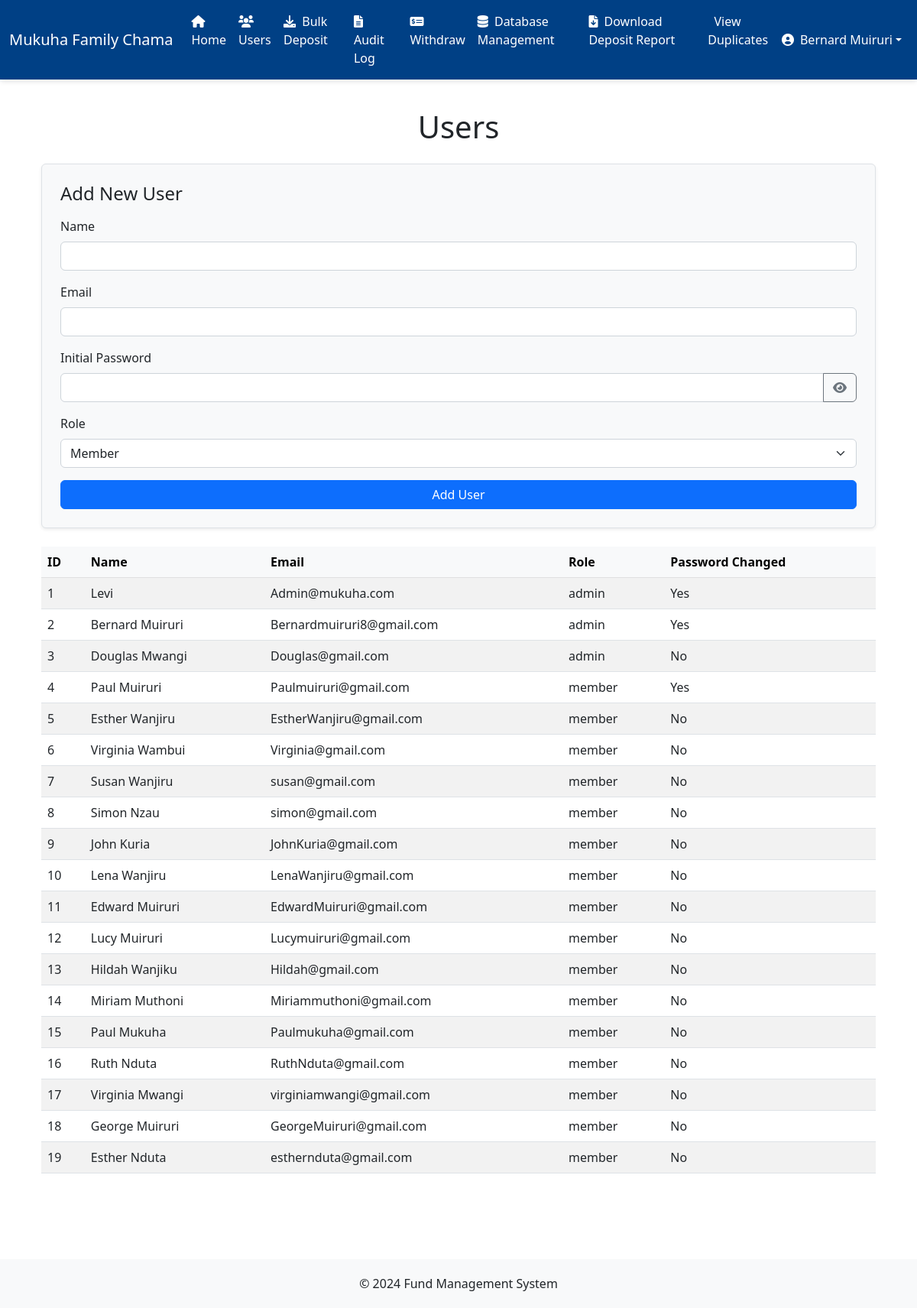
The app's page /users (signed in), older data.
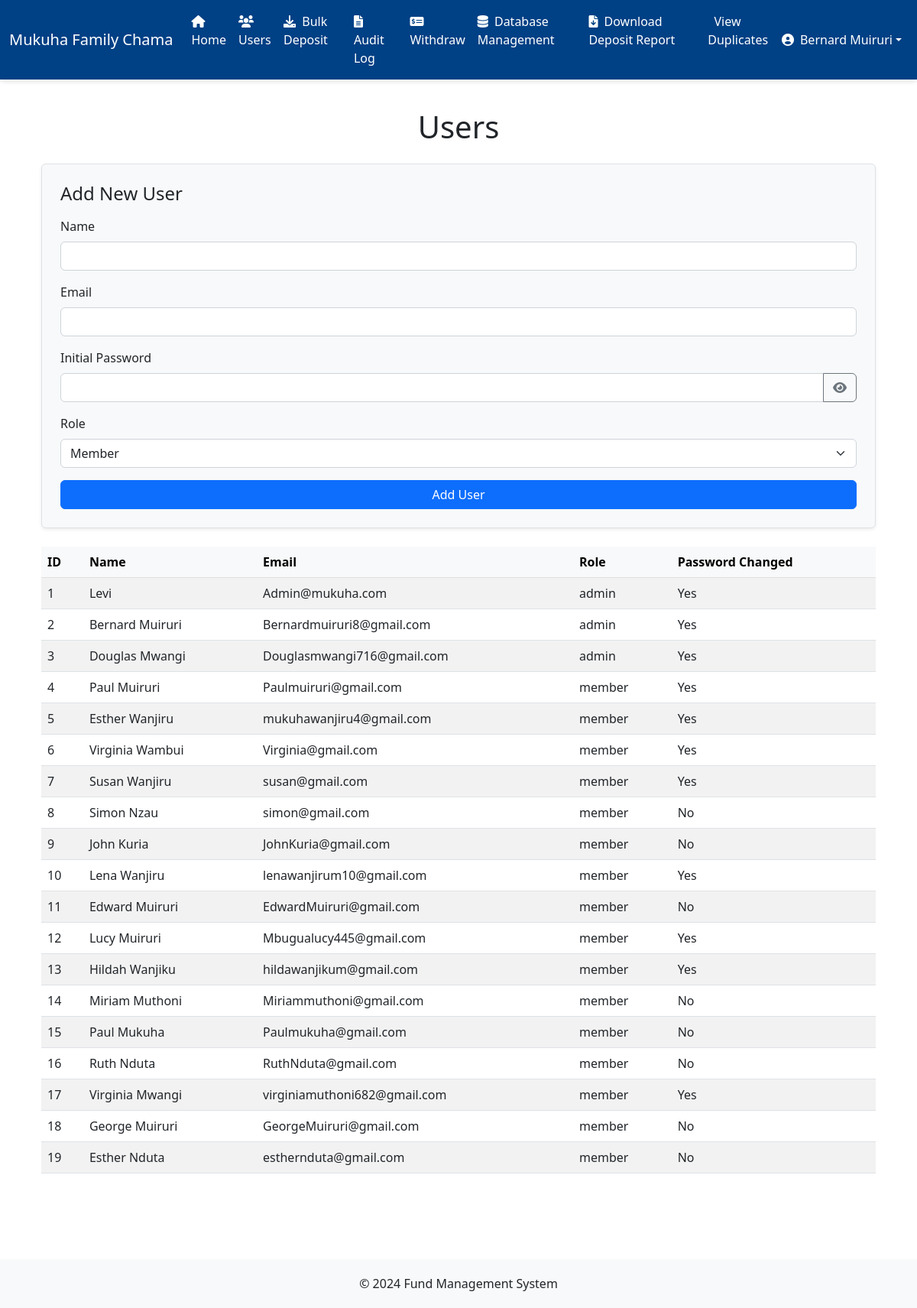
The same page, newer data.
### app.py (models this page shows, shortened)
class User(db.Model):
    id = db.Column(db.Integer, primary_key=True)
    name = db.Column(db.String(80), nullable=False)
    email = db.Column(db.String(120), unique=True, nullable=False)
    password = db.Column(db.String(255), nullable=False)
    role = db.Column(db.String(20), nullable=False, default='member')
    is_password_changed = db.Column(db.Boolean, default=False)
    deposits = db.relationship('Deposit', backref='user', lazy='dynamic')
    withdrawals = db.relationship('Withdrawal', backref='user', lazy='dynamic')

### app.py (the view, shortened to what this page needs)
@app.route('/users', methods=['GET', 'POST'])
@login_required
@admin_required
def users():
    users = User.query.all()
    return render_template('users.html', users=users)

### app.py (called while the page is built)
def login_required(f):
    @wraps(f)
    def decorated_function(*args, **kwargs):
        if 'user_id' not in session:
            return redirect(url_for('login', next=request.url))
        return f(*args, **kwargs)
    return decorated_function

def admin_required(f):
    @wraps(f)
    def decorated_function(*args, **kwargs):
        user = User.query.get(session['user_id'])
        if not user or user.role != 'admin':
            flash('You need to be an admin to access this page.', 'danger')
            return redirect(url_for('index'))
        return f(*args, **kwargs)
    return decorated_function

@app.context_processor
def inject_user():
    if 'user_id' in session:
        user = User.query.get(session['user_id'])
        return dict(current_user=user)
    return dict(current_user=None)

### templates/users.html (shortened to what this page needs)
{% extends "base.html" %}
{% block content %}
<div class="container my-5">
    <h1 class="text-center mb-4">Users</h1>
    <form method="POST" class="mb-4 p-4 border rounded shadow-sm bg-light">
        <h4 class="mb-3">Add New User</h4>
        <div class="mb-3">
            <label for="name" class="form-label">Name</label>
            <input type="text" class="form-control" id="name" name="name" required>
        </div>
        <div class="mb-3">
            <label for="email" class="form-label">Email</label>
            <input type="email" class="form-control" id="email" name="email" required>
        </div>
        <div class="mb-3">
            <label for="password" class="form-label">Initial Password</label>
            <div class="input-group">
                <input type="password" class="form-control" id="password" name="password" required>
                <button class="btn btn-outline-secondary" type="button" id="togglePassword">
                    <i class="fas fa-eye"></i>
                </button>
            </div>
        </div>
        <div class="mb-3">
            <label for="role" class="form-label">Role</label>
            <select class="form-select" id="role" name="role" required>
                <option value="member">Member</option>
            </select>
        </div>
        <button type="submit" class="btn btn-primary w-100">Add User</button>
    </form>
    <div class="table-responsive">
        <table class="table table-striped">
            <thead class="table-light">
                <tr>
                    <th>ID</th>
                    <th>Name</th>
                    <th>Email</th>
                    <th>Role</th>
                    <th>Password Changed</th>
                </tr>
            </thead>
            <tbody>
                {% for user in users %}
                <tr>
                    <td>{{ user.id }}</td>
                    <td>{{ user.name }}</td>
                    <td>{{ user.email }}</td>
                    <td>{{ user.role }}</td>
                    <td>{{ "Yes" if user.is_password_changed else "No" }}</td>
                </tr>
                {% endfor %}
            </tbody>
        </table>
    </div>
</div>
{% endblock %}

### templates/base.html (shortened to what this page needs)
<!DOCTYPE html>
<html lang="en">
<head>
    <link href="https://cdn.jsdelivr.net/npm/tailwindcss@2.2.19/dist/tailwind.min.css" rel="stylesheet">
    <link rel="stylesheet" href="https://cdnjs.cloudflare.com/ajax/libs/font-awesome/6.1.1/css/all.min.css">
    <link rel="stylesheet" href="https://cdn.jsdelivr.net/npm/bootstrap@5.2.3/dist/css/bootstrap.min.css">
    <link rel="stylesheet" href="https://cdnjs.cloudflare.com/ajax/libs/font-awesome/6.0.0-beta3/css/all.min.css" />
</head>
<body>
    <nav class="navbar navbar-expand-lg fixed-top
        {% if current_user %}
            {% if current_user.role == 'admin' %}
                navbar-admin
            {% elif current_user.role == 'member' %}
                navbar-member
            {% else %}
                navbar-light bg-light
            {% endif %}
        {% else %}
            navbar-light bg-light
        {% endif %}
    ">
        <div class="container-fluid">
            <a class="navbar-brand" href="{{ url_for('home') }}">Mukuha Family Chama</a>
            <div class="collapse navbar-collapse" id="navbarNav">
                {% if current_user and current_user.role == 'admin' %}
                    <ul class="navbar-nav me-auto mb-2 mb-lg-0">
                        <li class="nav-item">
                            <a class="nav-link {% if request.endpoint == 'index' %}active{% endif %}" href="{{ url_for('index') }}">
                                <i class="fas fa-home me-1"></i> Home
                            </a>
                        </li>
                        <li class="nav-item">
                            <a class="nav-link {% if request.endpoint == 'users' %}active{% endif %}" href="{{ url_for('users') }}">
                                <i class="fas fa-users me-1"></i> Users
                            </a>
                        </li>
                        <li class="nav-item">
                            <a class="nav-link {% if request.endpoint == 'bulk_deposit' %}active{% endif %}" href="{{ url_for('bulk_deposit') }}">
                                <i class="fas fa-download me-1"></i> Bulk Deposit
                            </a>
                        </li>
                        <li class="nav-item">
                            <a class="nav-link {% if request.endpoint == 'audit_log' %}active{% endif %}" href="{{ url_for('audit_log') }}">
                                <i class="fas fa-file-alt me-1"></i> Audit Log
                            </a>
                        </li>
                        <li class="nav-item">
                            <a class="nav-link {% if request.endpoint == 'withdraw' %}active{% endif %}" href="{{ url_for('withdraw') }}">
                                <i class="fas fa-money-check-alt me-1"></i> Withdraw
                            </a>
                        </li>
                        <li class="nav-item">
                            <a class="nav-link {% if request.endpoint == 'database_management' %}active{% endif %}" href="{{ url_for('database_management') }}">
                                <i class="fas fa-database me-1"></i> Database Management
                            </a>
                        </li>
                        <li class="nav-item">
                            <a class="nav-link {% if request.endpoint == 'download_deposit_report' %}active{% endif %}" href="{{ url_for('download_deposit_report') }}">
                                <i class="fas fa-file-download me-1"></i> Download Deposit Report
                            </a>
                        </li>
                        <li class="nav-item">
                            <a class="nav-link {% if request.endpoint == 'duplicate_deposits' %}active{% endif %}" href="{{ url_for('duplicate_deposits') }}">
                                 View Duplicates
                            </a>
                        </li>
                    </ul>
                {% endif %}
                <ul class="navbar-nav ms-auto mb-2 mb-lg-0">
                    {% if current_user %}
                        <li class="nav-item dropdown">
                            <a class="nav-link dropdown-toggle d-flex align-items-center" href="#" id="userDropdown" role="button" data-bs-toggle="dropdown" aria-expanded="false">
                                <i class="fas fa-user-circle me-2"></i> {{ current_user.name }}
                            </a>
                        </li>
                    {% else %}
                        <li class="nav-item">
                            <a class="nav-link {% if request.endpoint == 'login' %}active{% endif %}" href="{{ url_for('login') }}">
                                <i class="fas fa-sign-in-alt me-1"></i> Login
                            </a>
                        </li>
                    {% endif %}
                </ul>
            </div>
        </div>
    </nav>
    <div class="container content mt-4 mb-5">
        {% block content %}{% endblock %}
    </div>
    <footer>
        <div class="container">
            <p class="mb-0">&copy; 2024 Fund Management System</p>
        </div>
    </footer>
</body>
</html>

### templates/base.html (style rules this page uses)
body { display: flex; flex-direction: column; min-height: 100vh; padding-top: 70px; margin: 0; }
.content { flex: 1; }
footer { background-color: #f8f9fa; padding: 20px 0; width: 100%; text-align: center; }
.navbar { box-shadow: 0 4px 6px -1px rgba(0,0,0,0.1); transition: box-shadow 0.3s ease-in-out; }
.navbar-admin { background-color: #004085; }
.navbar-admin .nav-link, .navbar-member .nav-link, .navbar-admin .navbar-brand, .navbar-member .navbar-brand, .navbar-admin .dropdown-item, .navbar-member .dropdown-item { color: #ffffff !important; }

Row changes from the older to the newer data that the page shows:
changed User "Douglas Mwangi": email "Douglas@gmail.com" → "Douglasmwangi716@gmail.com"; is_password_changed "No" → "Yes"
changed User "Esther Wanjiru": email "EstherWanjiru@gmail.com" → "mukuhawanjiru4@gmail.com"; is_password_changed "No" → "Yes"
changed User "Virginia Wambui": is_password_changed "No" → "Yes"
changed User "Susan Wanjiru": is_password_changed "No" → "Yes"
changed User "Lena Wanjiru": email "LenaWanjiru@gmail.com" → "lenawanjirum10@gmail.com"; is_password_changed "No" → "Yes"
changed User "Lucy Muiruri": email "Lucymuiruri@gmail.com" → "Mbugualucy445@gmail.com"; is_password_changed "No" → "Yes"
changed User "Hildah Wanjiku": email "Hildah@gmail.com" → "hildawanjikum@gmail.com"; is_password_changed "No" → "Yes"
changed User "Virginia Mwangi": email "virginiamwangi@gmail.com" → "virginiamuthoni682@gmail.com"; is_password_changed "No" → "Yes"
